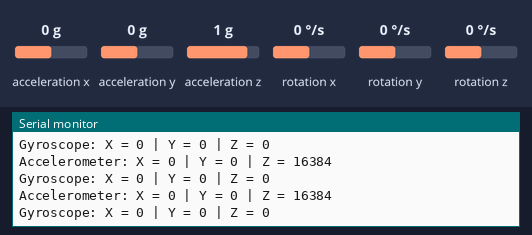
The sketch below on a simulated Arduino Uno, built with avr-gcc and run on an emulated ATmega328P. Shown: the last lines printed to the serial monitor. Inputs (shaded band) come from the test bench; at power-on: acceleration x 0 g, acceleration y 0 g, acceleration z 1 g, rotation x 0 °/s, rotation y 0 °/s, rotation z 0 °/s.

Above: at 1.3 s.
1.4 s: acceleration x set to -1.4 g
At 1.91 s:
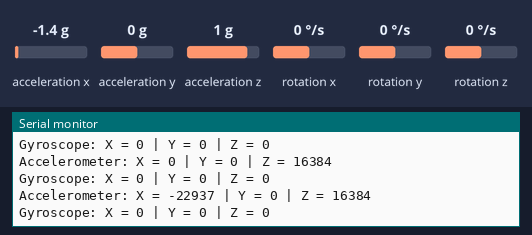
2.9 s: acceleration y set to -1.4 g
At 3.47 s:
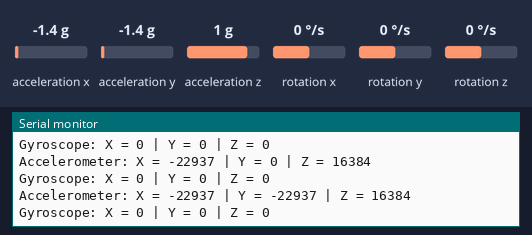
4.4 s: acceleration z set to -1.4 g
At 5.04 s:
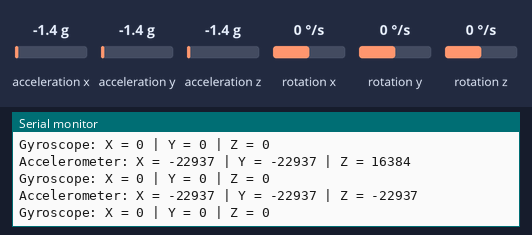
5.9 s: rotation x set to -192 °/s
At 6.61 s:
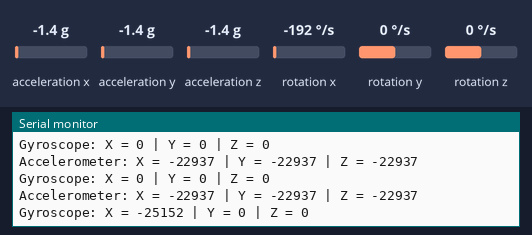
7.4 s: acceleration x set to 0 g
At 7.67 s:
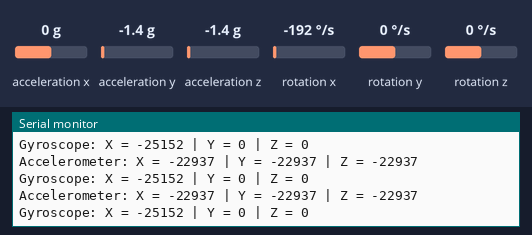
10.5 s: acceleration y set to 0 g
At 10.81 s:
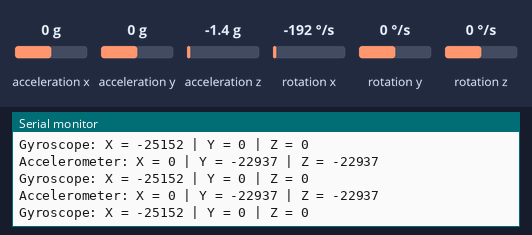

Measured:
- after the input at 1.4 s, the serial monitor: prints a new line after 0.17 s (image 1)
- after the input at 2.9 s, the serial monitor: prints a new line after 0.23 s (image 2)
- after the input at 4.4 s, the serial monitor: prints a new line after 0.29 s (image 3)
- after the input at 5.9 s, the serial monitor: prints a new line after 0.42 s (image 4)

The sketch:

ard.ino
```cpp
#include <Wire.h>
#include <MPU6050.h>

MPU6050 mpu;

void setup() {
  Serial.begin(9600);
  Wire.begin();

  mpu.initialize();

  if (!mpu.testConnection()) {
    Serial.println("Failed to connect to MPU6050!");
    mpu.initialize();
  }

  Serial.println("MPU6050 initialized successfully!");
}

void loop() {
  int16_t ax, ay, az; // Accelerometer data
  int16_t gx, gy, gz; // Gyroscope data

  ax = mpu.getAccelerationX();
  ay = mpu.getAccelerationY();
  az = mpu.getAccelerationZ();

  gx = mpu.getRotationX();
  gy = mpu.getRotationY();
  gz = mpu.getRotationZ();

  Serial.print("Accelerometer: X = ");
  Serial.print(ax);
  Serial.print(" | Y = ");
  Serial.print(ay);
  Serial.print(" | Z = ");
  Serial.println(az);

  Serial.print("Gyroscope: X = ");
  Serial.print(gx);
  Serial.print(" | Y = ");
  Serial.print(gy);
  Serial.print(" | Z = ");
  Serial.println(gz);

  delay(500);
}
```
